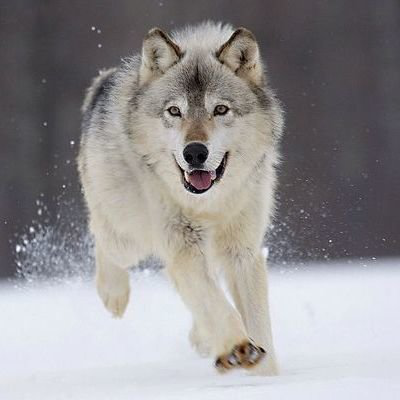
//> input picture image.png, 400 x 400 px
$ ./main   (built with g++ and OpenCV 4)
//> lines starting //> are read from the running program, lines starting //| are printed output that depends on the picture
### 2-Equalize-Histogram/equal_hist.h
//
// Created by 单淳劼 on 2022/3/5.
//

#ifndef LEARNING_DIP_EQUAL_HIST_H
#define LEARNING_DIP_EQUAL_HIST_H

#endif //LEARNING_DIP_EQUAL_HIST_H

#include <opencv2/opencv.hpp>
#include <iostream>

class EqualHist
{
public:
    EqualHist(std::vector<int>& vHistogram, int width, int height);
    int equalizeHist();

private:
    int mWidth;
    int mHeight;
    std::vector<int> mHistogram;
    std::vector<float> mEqualHistogram;
};

### 2-Equalize-Histogram/histogram.h
//
// Created by 单淳劼 on 2022/3/5.
//

#ifndef LEARNING_DIP_HISTOGRAM_H
#define LEARNING_DIP_HISTOGRAM_H
#include "opencv2/opencv.hpp"


class Histogram
{
public:
    Histogram();
    int calcGrayHist(cv::Mat& img);
    std::vector<int> getVectorHistogram() { return mHistogram; };
    cv::Mat getHistogram() { return mVisHistogram; };

private:
    std::vector<int> mHistogram;
    cv::Mat mVisHistogram;

    int visGrayHist();
};


#endif //LEARNING_DIP_HISTOGRAM_H

### 2-Equalize-Histogram/equal_hist.cpp
//
// Created by 单淳劼 on 2022/3/5.
//

#include "equal_hist.h"

EqualHist::EqualHist(std::vector<int> &vHistogram, int width, int height)
    : mHeight(height)
    , mWidth(width)
    , mHistogram(vHistogram)
    , mEqualHistogram(std::vector<float>(255, 0.0f))
{

}

int EqualHist::equalizeHist()
{
    int numPixel = mWidth * mHeight;

    int prevValue = mHistogram[0];

    for (int i = 1; i < mHistogram.size(); i++)
    {
        mEqualHistogram[i - 1] = static_cast<float>(mHistogram[i] + prevValue) / static_cast<float>(numPixel);

        prevValue += mHistogram[i];
    }

    return 1;
}

### 2-Equalize-Histogram/histogram.cpp
//
// Created by 单淳劼 on 2022/3/5.
//

#include "histogram.h"

Histogram::Histogram()
    : mHistogram(std::vector<int>(256, 0))
{}

int Histogram::calcGrayHist(cv::Mat &img)
{
    int rows = img.rows;
    int cols = img.cols;

    for (int row = 0; row < rows; row++)
    {
        for (int col = 0; col < cols; col++)
        {
            int grayScale = img.at<uchar>(row, col);
            mHistogram[grayScale]++;
        }
    }

    visGrayHist();

    return 1;
}

int Histogram::visGrayHist()
{
    auto maxGrayValue = std::max_element(mHistogram.begin(), mHistogram.end());

    int histogramHeight = *maxGrayValue + 10;

    mVisHistogram = cv::Mat::zeros(*maxGrayValue + 10, 256, CV_16FC1);

    for (int i = 0; i < mHistogram.size(); i++)
    {
        cv::line(mVisHistogram, cv::Point(i, histogramHeight), cv::Point(i, histogramHeight - mHistogram[i]), cv::Scalar(255, 255, 255));
    }

    return 1;
}

### 2-Equalize-Histogram/main.cpp
//
// Created by 单淳劼 on 2022/3/5.
//

#include "histogram.h"
#include "equal_hist.h"

int main()
{
    cv::Mat image = cv::imread("../../image.png", cv::IMREAD_GRAYSCALE);
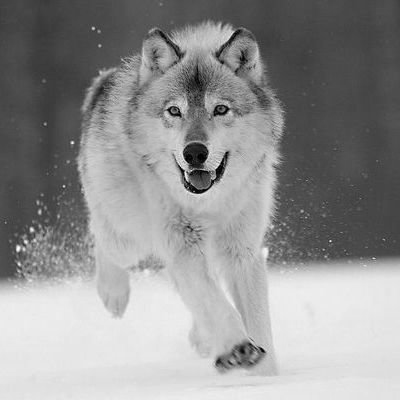
//> image: 400 rows x 400 cols, CV_8UC1; min 0, max 253, mean 145.7

    // generate histogram
    Histogram hist;
    hist.calcGrayHist(image);
//> after the loop in calcGrayHist, `for (int row = 0; row < rows; row++)`: mHistogram = 256 values, max 5157 at index 72, min 0 at index 247, mean 625
//> in visGrayHist, `int histogramHeight = *maxGrayValue + 10;`: histogramHeight = 5167
    std::vector<int> vHistogram = hist.getVectorHistogram();
//> vHistogram has the same summary as mHistogram in calcGrayHist

    // calculate histogram equalization
    EqualHist equalHist(vHistogram, image.cols, image.rows);
    equalHist.equalizeHist();
//> in equalizeHist, `int prevValue = mHistogram[0];`: prevValue = 18
//> the loop in equalizeHist, `for (int i = 1; i < mHistogram.size(); i++)` made 255 passes
//> prevValue on passes 1 to 3: 26, 49, 66
//> after the loop in equalizeHist, `for (int i = 1; i < mHistogram.size(); i++)`: mEqualHistogram = 255 values from 0.000163 to 1; prevValue = 160000

    return 0;
}
